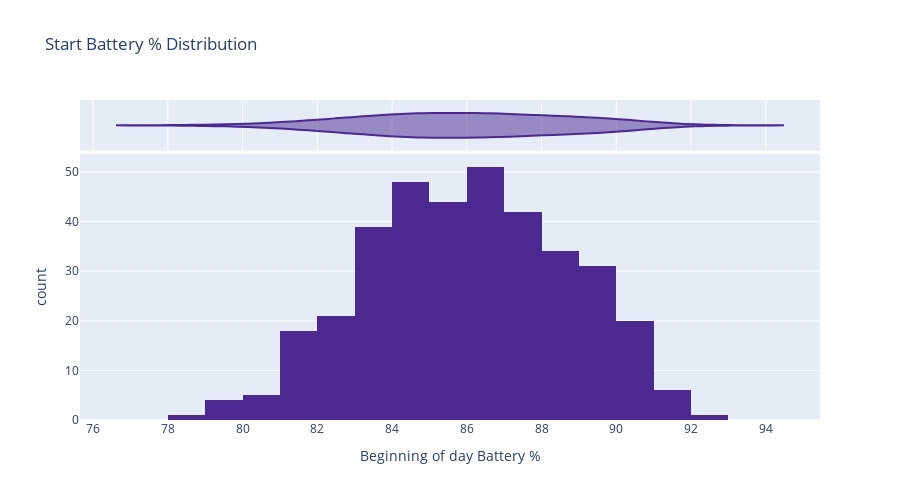

Notebook source saved alongside this figure:
### Code cell
px.histogram(df, x='battery', title='Start Battery % Distribution', marginal='violin', **histogram_options)

### Figure 1 — Plotly figure (JSON) as saved in the notebook; plotly's stock layout.template omitted (floating-point values rounded to 4 significant figures; data arrays with more than 128 entries replaced by an {"elided": "..."} marker saying what was removed)
{"data": [{"alignmentgroup": "True", "bingroup": "x", "hovertemplate": "Beginning of day Battery %=%{x}<br>count=%{y}<extra></extra>", "legendgroup": "", "marker": {"color": "rgb(75, 41, 145)", "pattern": {"shape": ""}}, "name": "", "offsetgroup": "", "orientation": "v", "showlegend": false, "type": "histogram", "x": {"elided": "365 float values"}, "xaxis": "x", "yaxis": "y"}, {"alignmentgroup": "True", "hovertemplate": "Beginning of day Battery %=%{x}<extra></extra>", "legendgroup": "", "marker": {"color": "rgb(75, 41, 145)"}, "name": "", "offsetgroup": "", "scalegroup": "x", "showlegend": false, "type": "violin", "x": {"elided": "365 float values"}, "xaxis": "x2", "yaxis": "y2"}], "layout": {"barmode": "relative", "height": 500, "legend": {"tracegroupgap": 0}, "title": {"text": "Start Battery % Distribution"}, "xaxis": {"anchor": "y", "domain": [0, 1], "title": {"text": "Beginning of day Battery %"}}, "xaxis2": {"anchor": "y2", "domain": [0, 1], "matches": "x", "showgrid": true, "showticklabels": false}, "yaxis": {"anchor": "x", "domain": [0, 0.8316], "title": {"text": "count"}}, "yaxis2": {"anchor": "x2", "domain": [0.8416, 1], "matches": "y2", "showgrid": false, "showline": false, "showticklabels": false, "ticks": ""}}}
